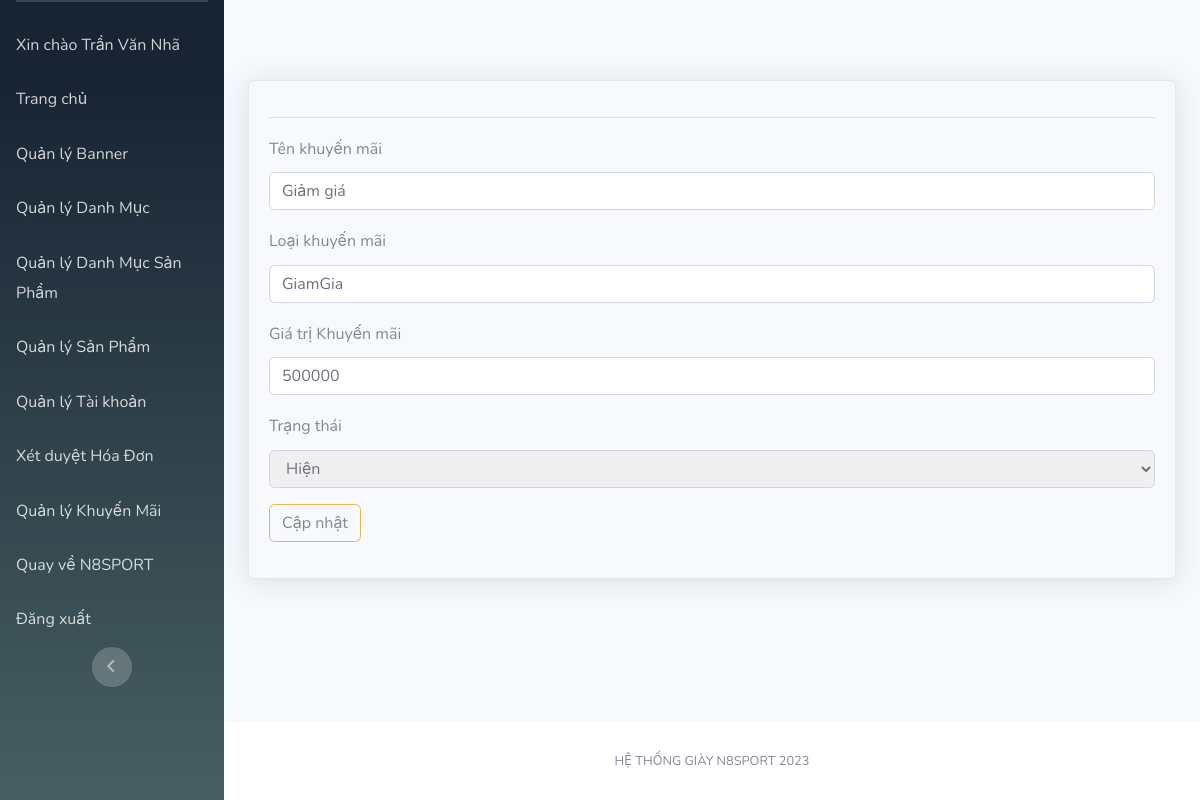
The page /Admin/index.php?mod=khuyenmai&act=edit&id=2 (signed in) on the database its author committed.
### tables this page shows
CREATE TABLE `khuyenmai` (
  `MaKM` int(11) NOT NULL,
  `TenKM` varchar(100) NOT NULL,
  `LoaiKM` varchar(20) NOT NULL,
  `GiaTriKM` float(11,0) NOT NULL,
  `NgayBD` datetime NOT NULL,
  `TrangThai` int(11) NOT NULL
);

### Admin/controllers/KhuyenmaiController.php (called while the page is built, shortened)
<?php
class KhuyenmaiController
{
	var $khuyenmai_model;
	function __construct()
	{
		$this->khuyenmai_model = new khuyenmai();
	}
	public function edit()
	{
		$id = isset($_GET['id']) ? $_GET['id'] : 5;
		$data = $this->khuyenmai_model ->find($id);
		require_once("Views/Admin/index.php");
	}
}

### Admin/Models/connection.php (called while the page is built, shortened)
<?php
    class Connection{
        function __construct()
        {
            $severname ="localhost";
            $username ="root";
            $password ="";
            $db_name ="n8sport";
            $this->conn = new mysqli($severname,$username,$password,$db_name);
        }
    }
?>

### Admin/Models/model.php (called while the page is built, shortened)
<?php
require_once("connection.php");
class Model
{
    var $conn;
    var $table;
    var $contens;
    function __construct()
    {
        $conn_obj = new Connection();
        $this->conn = $conn_obj->conn;
    }
    function find($id)
    {
        $query = "select * from $this->table where $this->contens =$id";
        return $this->conn->query($query)->fetch_assoc();
    }
}

### Admin/Views/khuyenmai/edit.php (the view, shortened to what this page needs)
<hr>
<table class="table table-bordered" id="dataTable" width="100%" cellspacing="0">
    <form action="?mod=khuyenmai&act=update" method="POST" role="form" enctype="multipart/form-data">
        <div class="form-group">
            <label for="">Tên khuyến mãi</label>
            <input type="text" class="form-control" id="" placeholder="" name="TenKM" value="<?= $data['TenKM'] ?>">
        </div>
        <div class="form-group">
            <label for="">Loại khuyến mãi</label>
            <input type="text" class="form-control" id="" placeholder="" name="LoaiKM" value="<?= $data['LoaiKM'] ?>">
        </div>
        <div class="form-group">
            <label for="">Giá trị Khuyến mãi</label>
            <input type="text" class="form-control" id="" placeholder="" name="GiaTriKM" value="<?= $data['GiaTriKM'] ?>">
        </div>
        <div class="form-group">
               <label for="">Trạng thái</label>
               <select id="" name="TrangThai" class="form-control">
                    <option <?= ($data['TrangThai'] == '1')?'selected':''?> value="1"> Hiện</option>
               </select>
           </div>
        <button type="submit" class="btn btn-primary">Cập nhật</button>
    </form>
</table>

### rows shown on the page
khuyenmai: TenKM "Giảm giá", LoaiKM "GiamGia", GiaTriKM "500000", TrangThai "Hiện"

### other values the page prints
$_SESSION['login']['Ho'] "Trần Văn"
$_SESSION['login']['Ten'] "Nhã"
